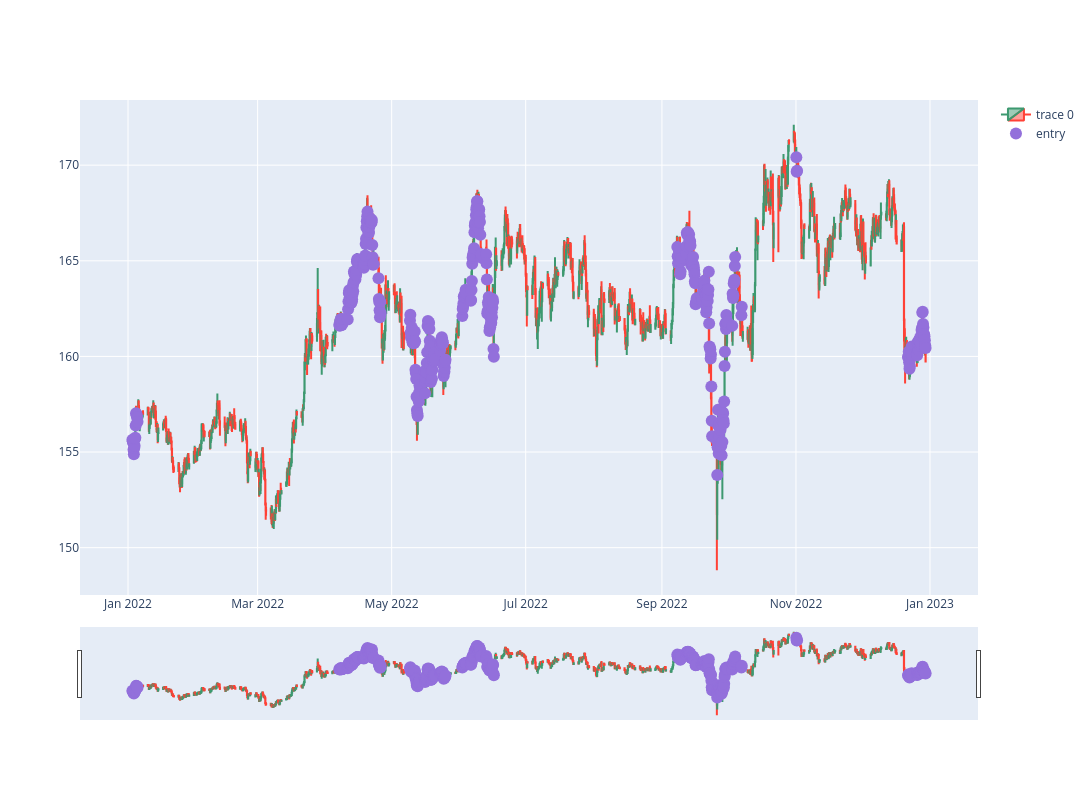

Notebook code cell kept with this figure:
### Code cell
start_date_chart = '2022-1-1 00:00'
end_date_chart = '2022-12-30 00:00'
dfpl = df_h4.loc[start_date_chart : end_date_chart]#.set_index("Gmt time")

# Create a plot with 2 rows
fig = make_subplots(rows=1, cols=1)

# Add candlestick plot on the first row
fig.add_trace(go.Candlestick(x=dfpl.index,
                             open=dfpl['Open'],
                             high=dfpl['High'],
                             low=dfpl['Low'],
                             close=dfpl['Close']),
              row=1, col=1)

# Add markers for entry point m15
fig.add_trace(go.Scatter(x=dfpl.index, y=dfpl['pointpos'], mode="markers",
                         marker=dict(size=12, color="MediumPurple"),
                         name="entry"),
              row=1, col=1)

fig.update_layout(width=1500, height=800, sliders=[])
fig.show()

### Figure 1 — Plotly figure (JSON) as saved in the notebook; plotly's stock layout.template omitted (floating-point values rounded to 4 significant figures; data arrays with more than 128 entries replaced by an {"elided": "..."} marker saying what was removed)
{"data": [{"close": {"elided": "1555 float values"}, "high": {"elided": "1555 float values"}, "low": {"elided": "1555 float values"}, "open": {"elided": "1555 float values"}, "type": "candlestick", "x": {"elided": "1555 str values"}, "xaxis": "x", "yaxis": "y"}, {"marker": {"color": "MediumPurple", "size": 12}, "mode": "markers", "name": "entry", "type": "scatter", "x": {"elided": "1555 str values"}, "xaxis": "x", "y": {"elided": "1555 float values"}, "yaxis": "y"}], "layout": {"height": 800, "width": 1500, "xaxis": {"anchor": "y", "domain": [0, 1]}, "yaxis": {"anchor": "x", "domain": [0, 1]}}}
